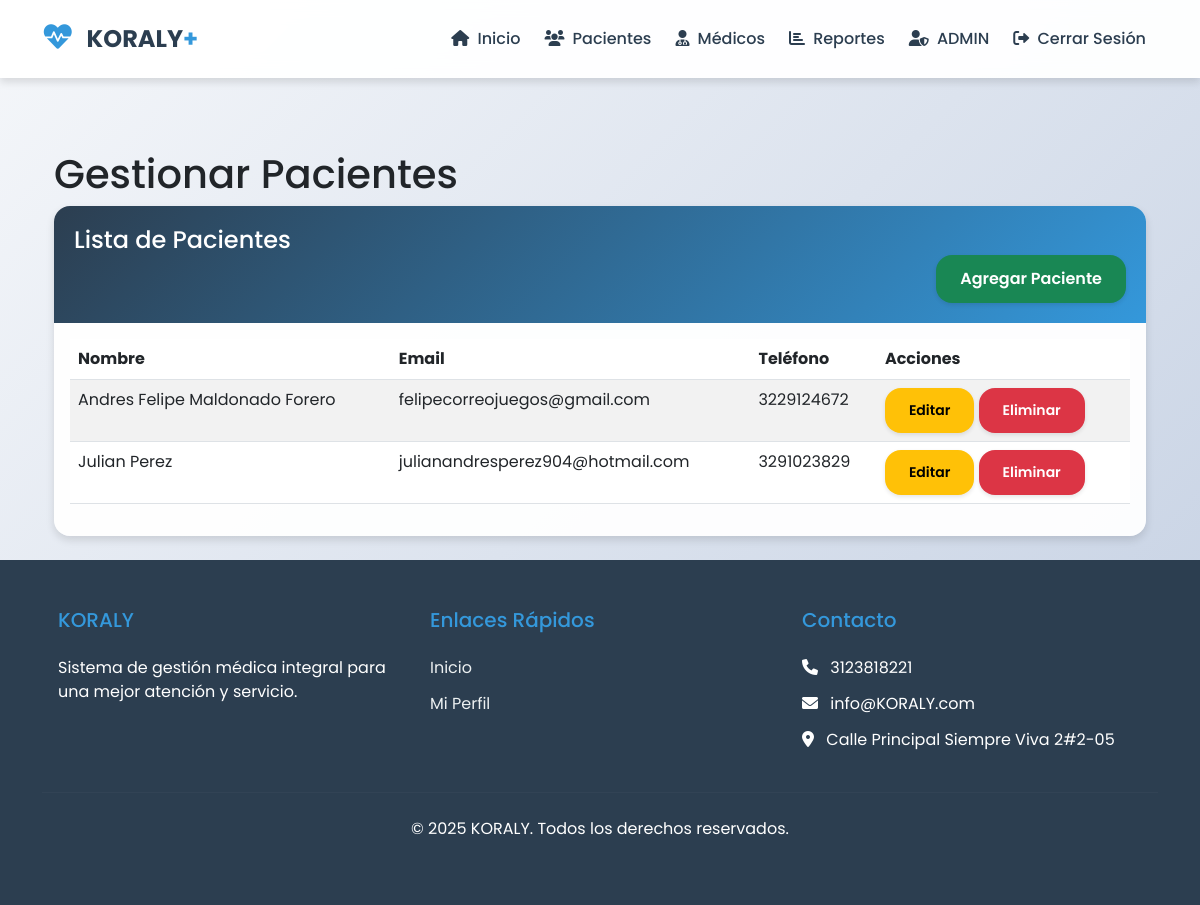
Screenshot of /usuarios/admin/pacientes/ (signed in) with the database file from the repository.
### usuarios/models.py (models this page shows, shortened)
class Paciente(models.Model):
    usuario = models.OneToOneField(Usuario, on_delete=models.CASCADE, related_name='paciente')
    documento_identidad = models.CharField(max_length=10, unique=True)
    edad = models.PositiveIntegerField(
        validators=[MinValueValidator(0), MaxValueValidator(100)]
    )

class Usuario(AbstractUser):
    ADMIN = 'admin'
    MEDICO = 'medico'
    PACIENTE = 'paciente'
    TIPO_USUARIO_CHOICES = [
        (ADMIN, 'Administrador'),
        (MEDICO, 'Médico'),
        (PACIENTE, 'Paciente'),
    ]
    tipo_usuario = models.CharField(
        max_length=10,
        choices=TIPO_USUARIO_CHOICES,
        default=PACIENTE,
    )
    telefono = models.CharField(max_length=15, blank=True, null=True)
    foto = models.ImageField(upload_to='fotos_perfil/', blank=True, null=True)  # Nuevo campo
    def is_admin(self):
        return self.tipo_usuario == self.ADMIN
    def is_medico(self):
        return self.tipo_usuario == self.MEDICO
    def is_paciente(self):
        return self.tipo_usuario == self.PACIENTE

### usuarios/views.py (the view)
# urls.py: path('admin/pacientes/', views.gestionar_pacientes, name='gestionar_pacientes'),
@user_passes_test(admin_required)
def gestionar_pacientes(request):
    pacientes = Paciente.objects.all()
    return render(request, 'usuarios/gestionar_pacientes.html', {'pacientes': pacientes})

### usuarios/views.py (called while the page is built)
def admin_required(user):
    return user.is_authenticated and user.is_admin()

### templates/usuarios/gestionar_pacientes.html (shortened to what this page needs)
{% extends 'base.html' %}
{% block content %}
<div class="container mt-5">
    <h1>Gestionar Pacientes</h1>
    <div class="card">
        <div class="card-header bg-primary text-white">
            <h4 class="mb-0">Lista de Pacientes</h4>
            <a href="{% url 'agregar_paciente' %}" class="btn btn-success float-end">Agregar Paciente</a>
        </div>
        <div class="card-body">
            {% if pacientes %}
                <table class="table table-striped">
                    <thead>
                        <tr>
                            <th>Nombre</th>
                            <th>Email</th>
                            <th>Teléfono</th>
                            <th>Acciones</th>
                        </tr>
                    </thead>
                    <tbody>
                        {% for paciente in pacientes %}
                            <tr>
                                <td>{{ paciente.usuario.get_full_name }}</td>
                                <td>{{ paciente.usuario.email }}</td>
                                <td>{{ paciente.usuario.telefono|default:"No disponible" }}</td>
                                <td>
                                    <a href="{% url 'editar_paciente' paciente.pk %}" class="btn btn-warning btn-sm">Editar</a>
                                    <a href="{% url 'eliminar_paciente' paciente.pk %}" class="btn btn-danger btn-sm">Eliminar</a>
                                </td>
                            </tr>
                        {% endfor %}
                    </tbody>
                </table>
            {% else %}
                <p class="text-muted">No hay pacientes registrados.</p>
            {% endif %}
        </div>
    </div>
</div>
{% endblock %}

### templates/base.html (shortened to what this page needs)
<!DOCTYPE html>
<html lang="es">
<head>
    <link href="https://cdn.jsdelivr.net/npm/bootstrap@5.3.0-alpha1/dist/css/bootstrap.min.css" rel="stylesheet">
    <link rel="stylesheet" href="https://cdnjs.cloudflare.com/ajax/libs/font-awesome/6.0.0-beta3/css/all.min.css">
</head>
<body>
    <nav class="navbar navbar-expand-lg sticky-top">
        <div class="container">
            <a class="navbar-brand" href="{% url 'home' %}">
                <i class="fas fa-heartbeat me-2"></i>
                KORALY<span style="color: var(--secondary-color)">+</span>
            </a>
            <div class="collapse navbar-collapse" id="navbarNav">
                <ul class="navbar-nav ms-auto">
                    <li class="nav-item">
                        <a class="nav-link" href="{% url 'home' %}">
                            <i class="fas fa-home me-1"></i> Inicio
                        </a>
                    </li>
                    {% if user.is_authenticated %}
                        {% if user.is_paciente %}
                            <li class="nav-item">
                                <a class="nav-link" href="{% url 'explorar_medicos' %}">
                                    <i class="fas fa-user-md me-1"></i> Explorar Médicos
                                </a>
                            </li>
                            <li class="nav-item">
                                <a class="nav-link" href="{% url 'historial_citas' %}">
                                    <i class="fas fa-calendar-check me-1"></i> Mis Citas
                                </a>
                            </li>
                            <li class="nav-item">
                                <a class="nav-link" href="{% url 'perfil_paciente' %}">
                                    <i class="fas fa-user-circle me-1"></i> Mi Perfil
                                </a>
                            </li>
                        {% elif user.is_admin %}
                            <li class="nav-item">
                                <a class="nav-link" href="{% url 'gestionar_pacientes' %}">
                                    <i class="fas fa-users me-1"></i> Pacientes
                                </a>
                            </li>
                            <li class="nav-item">
                                <a class="nav-link" href="{% url 'gestionar_medicos' %}">
                                    <i class="fas fa-user-md me-1"></i> Médicos
                                </a>
                            </li>
                            <li class="nav-item">
                                <a class="nav-link" href="{% url 'generar_reportes' %}">
                                    <i class="fas fa-chart-bar me-1"></i> Reportes
                                </a>
                            </li>
                            <li class="nav-item">
                                <a class="nav-link" href="{% url 'perfil_admin' %}">
                                    <i class="fas fa-user-shield me-1"></i> ADMIN
                                </a>
                            </li>
                        {% endif %}
                        <li class="nav-item">
                            <a class="nav-link text-danger" href="{% url 'logout' %}">
                                <i class="fas fa-sign-out-alt me-1"></i> Cerrar Sesión
                            </a>
                        </li>
                    {% endif %}
                </ul>
            </div>
        </div>
    </nav>
    <main class="container my-4">
        {% block content %}{% endblock %}
    </main>
    <footer class="footer">
        <div class="container">
            <div class="footer-content">
                <div class="footer-section">
                    <h5>KORALY</h5>
                    <p>Sistema de gestión médica integral para una mejor atención y servicio.</p>
                </div>
                <div class="footer-section">
                    <h5>Enlaces Rápidos</h5>
                    <ul>
                        <li><a href="{% url 'home' %}">Inicio</a></li>
                        {% if user.is_authenticated %}
                            <li><a href="{% url 'perfil_paciente' %}">Mi Perfil</a></li>
                        {% else %}
                            <li><a href="{% url 'login' %}">Iniciar Sesión</a></li>
                            <li><a href="{% url 'registro_paciente' %}">Registrarse</a></li>
                        {% endif %}
                    </ul>
                </div>
                <div class="footer-section">
                    <h5>Contacto</h5>
                    <ul>
                        <li><i class="fas fa-phone me-2"></i> 3123818221</li>
                        <li><i class="fas fa-envelope me-2"></i> info@KORALY.com</li>
                        <li><i class="fas fa-map-marker-alt me-2"></i> Calle Principal Siempre Viva 2#2-05</li>
                    </ul>
                </div>
            </div>
            <hr class="mt-4" style="border-color: rgba(255,255,255,0.1);">
            <div class="text-center mt-4">
                <p>&copy; {% now "Y" %} KORALY. Todos los derechos reservados.</p>
            </div>
        </div>
    </footer>
</body>
</html>

### templates/base.html (style rules this page uses)
:root { --primary-color: #2c3e50; --secondary-color: #3498db; --accent-color: #e74c3c; --success-color: #2ecc71; --warning-color: #f1c40f; --light-color: #ecf0f1; --dark-color: #2c3e50; --gradient-primary: linear-gradient(135deg, #2c3e50 0%, #3498db 100%); --gradient-secondary: linear-gradient(135deg, #e74c3c 0%, #f1c40f 100%); --shadow-sm: 0 2px 4px rgba(0,0,0,0.1); --shadow-md: 0 4px 8px rgba(0,0,0,0.12); --shadow-lg: 0 8px 16px rgba(0,0,0,0.15); --border-radius: 1rem; }
body { font-family: 'Poppins', sans-serif; background: linear-gradient(135deg, #f5f7fa 0%, #c3cfe2 100%); min-height: 100vh; display: flex; flex-direction: column; }
.navbar { background: rgba(255, 255, 255, 0.95); backdrop-filter: blur(10px); box-shadow: var(--shadow-md); padding: 1rem; }
.navbar-brand { font-weight: 700; color: var(--primary-color) !important; font-size: 1.5rem; }
.navbar-brand i { color: var(--secondary-color); font-size: 1.75rem; }
.nav-link { color: var(--dark-color) !important; font-weight: 500; padding: 0.5rem 1rem; border-radius: var(--border-radius); transition: all 0.3s ease; position: relative; margin: 0 0.25rem; }
.btn { border-radius: var(--border-radius); padding: 0.75rem 1.5rem; font-weight: 600; transition: all 0.3s ease; border: none; box-shadow: var(--shadow-sm); }
.card { border: none; border-radius: var(--border-radius); background: rgba(255, 255, 255, 0.95); box-shadow: var(--shadow-md); transition: all 0.3s ease; overflow: hidden; }
.card-header { background: var(--gradient-primary); color: white; font-weight: 600; padding: 1.25rem; border-bottom: none; }
.footer { background: var(--dark-color); color: white; padding: 3rem 0; margin-top: auto; }
.footer-content { display: grid; grid-template-columns: repeat(auto-fit, minmax(250px, 1fr)); gap: 2rem; padding: 0 1rem; }
.footer-section h5 { color: var(--secondary-color); margin-bottom: 1.5rem; }
.footer-section ul { list-style: none; padding: 0; }
.footer-section ul li { margin-bottom: 0.75rem; }
.footer-section ul li a { color: var(--light-color); text-decoration: none; transition: all 0.3s ease; }

### rows the page displays
Paciente: usuario.get_full_name "Andres Felipe Maldonado Forero", usuario.email "felipecorreojuegos@gmail.com", usuario.telefono "3229124672"
Paciente: usuario.get_full_name "Julian Perez", usuario.email "julianandresperez904@hotmail.com", usuario.telefono "3291023829"
